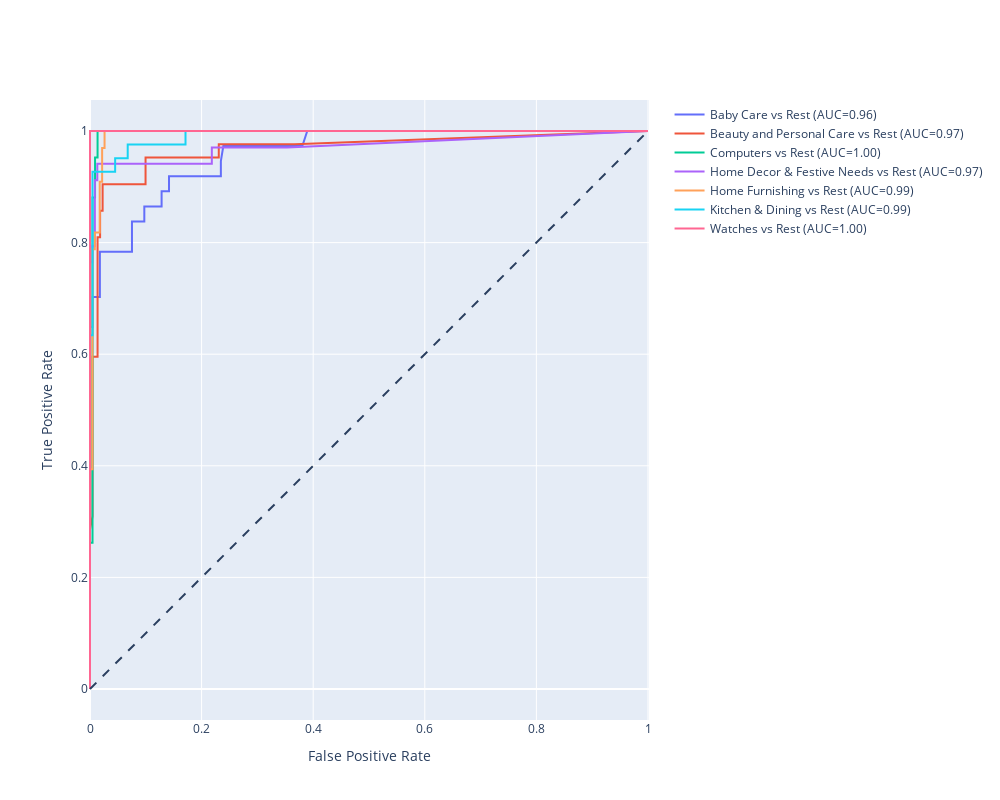

This figure's notebook cell:
### Markdown cell above
### 1-3 <u>Essai de classification avec RandomForestClassifier  OneVsRestClassifier</u>

### Code cell
X_train,X_test,y_train,y_test=train_test_split(X_tsne,df['target'],test_size=0.25)
scoring='f1_macro'
 

param_grid =[
     { 
   # 'estimator__n_estimators': [100], #[200, 500]
    #'estimator__max_features': ['auto'],#['auto', 'sqrt', 'log2']
    #'estimator__max_depth' : [5],#[4,5,6,7,8]
   'estimator__criterion' :  ['gini', 'entropy'],
         'estimator__random_state':[random_state]
}
]
 
cv=3
model=OneVsRestClassifier(RandomForestClassifier())
mean_auc,ARI,_=classification_utils.grid_search_cv_multiclass(
    model,
    param_grid,
    scoring,
    cv,
    label_target_encoder,
    df['main_category'].unique().tolist(),
    X_train,
    X_test,
    y_train,
    y_test,
'Représentation des produits par catégories réelles',
    'Représentation des produits par clusters',
     'Classification OneVsRestClassifier(RandomForestClassifier())'
)
